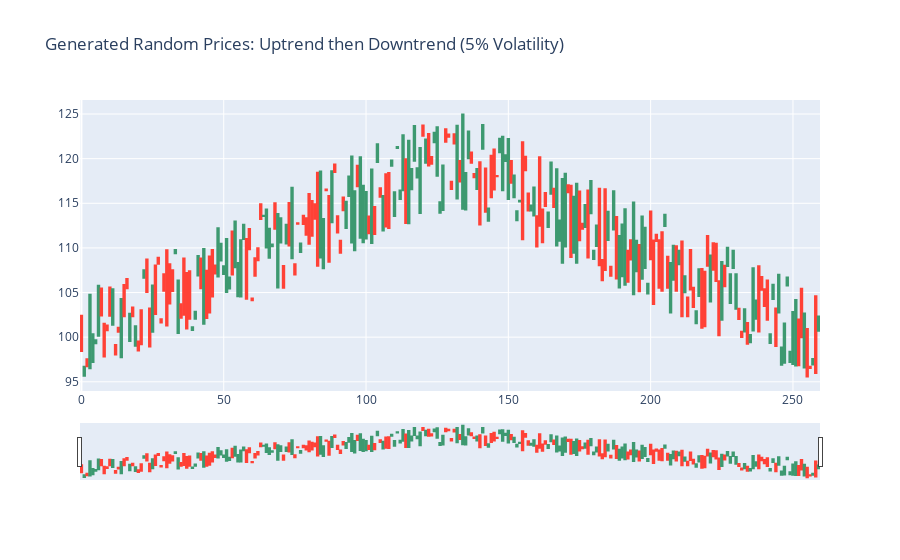

Notebook code cell kept with this figure:
### Code cell
random_up_then_down = generate_reversal_trend_ticker_data(100, 120)

_ = plot_candles_OC(random_up_then_down, "Generated Random Prices: Uptrend then Downtrend (5% Volatility)")

### Figure 1 — Plotly figure (JSON) as saved in the notebook; plotly's stock layout.template omitted (floating-point values rounded to 4 significant figures; data arrays with more than 128 entries replaced by an {"elided": "..."} marker saying what was removed)
{"data": [{"close": {"elided": "260 float values"}, "high": {"elided": "260 float values"}, "low": {"elided": "260 float values"}, "open": {"elided": "260 float values"}, "type": "candlestick", "x": {"elided": "260 int values"}}], "layout": {"title": {"text": "Generated Random Prices: Uptrend then Downtrend (5% Volatility)"}}}
